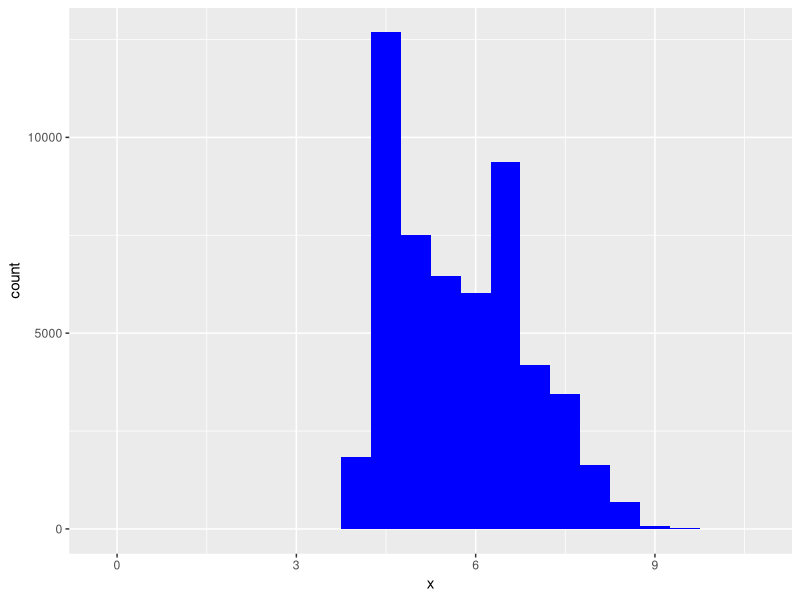
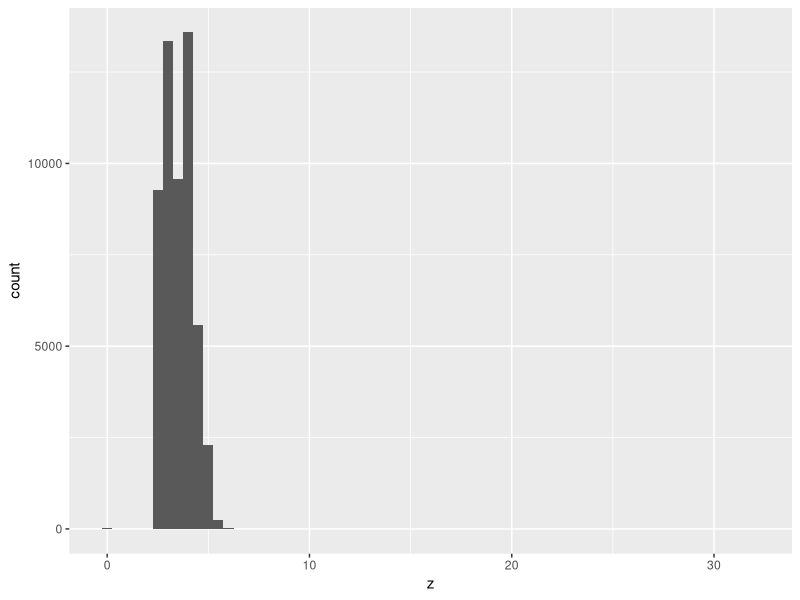
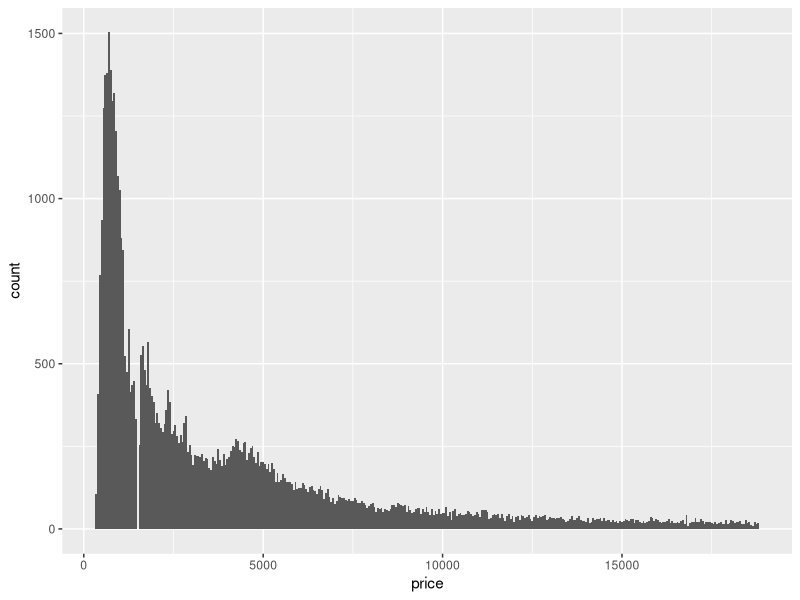
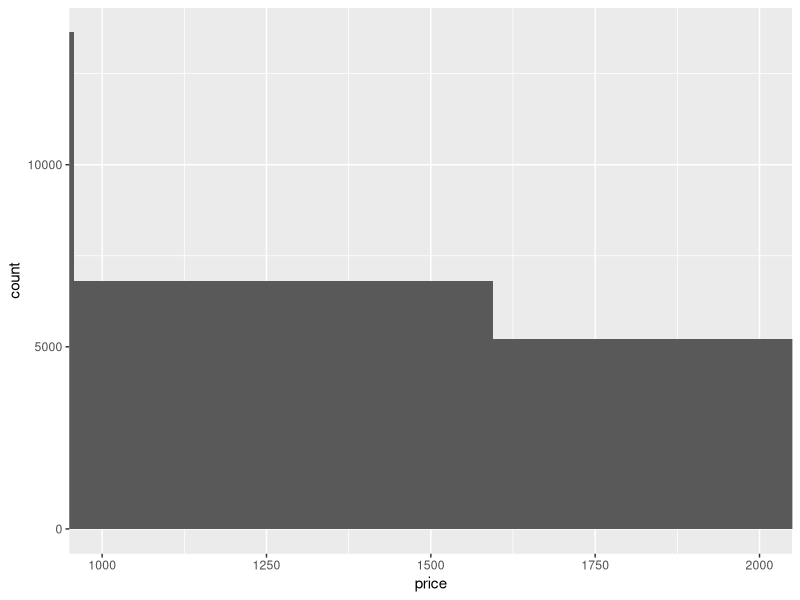

The R source for these figures, in order:
## ---- chunk 1
knitr::opts_chunk$set(echo = TRUE)
## ---- chunk 2
library(tidyverse)
## ---- chunk 3
ggplot(diamonds) +
  geom_histogram(mapping = aes(x = x), binwidth = 0.5, fill = "blue")
## ---- chunk 4
ggplot(diamonds) +
  geom_histogram(mapping = aes(x = z), binwidth = 0.5)

## ---- chunk 5
diamonds %>%
  filter(z < 1 | z > 10) %>%
  select(price, x, y, z, carat)
## ---- chunk 6
ggplot(diamonds) + 
  geom_histogram(mapping = aes(x = price), binwidth = 50)
## ---- chunk 7
ggplot(diamonds) + 
  geom_histogram(mapping = aes(x = price), binwidth = ) + coord_cartesian(xlim = c(1000, 2000))
## ---- chunk 8
diamonds %>%
  filter(between(carat, 0.99, 1.0)) %>%
  group_by(carat) %>%
  summarise(count = n())
## ---- chunk 9

